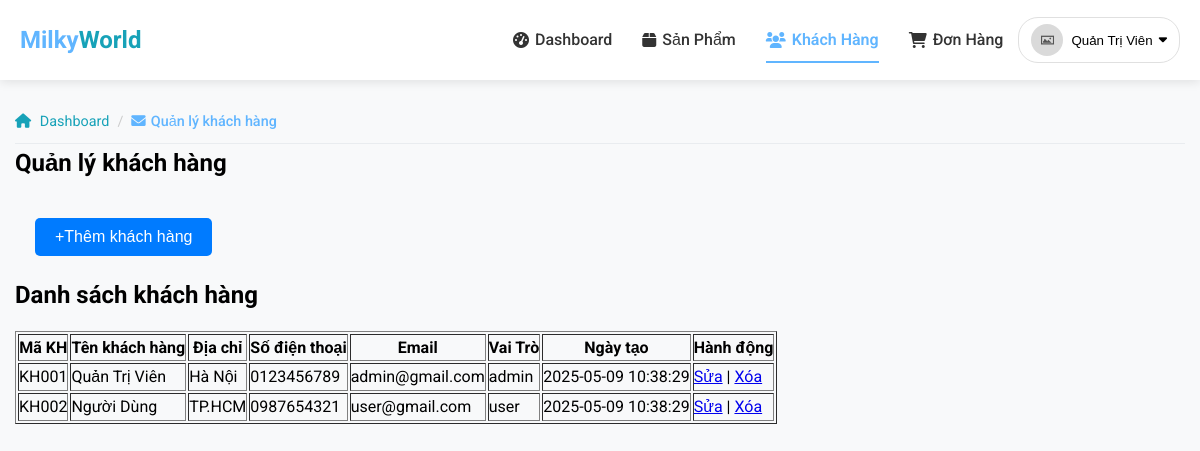
Screenshot of /admin/customers.php (signed in) with the database file from the repository.
### tables this page shows
CREATE TABLE IF NOT EXISTS KhachHang (
    MaKH varchar(5) NOT NULL,
    TenKH varchar(255) NOT NULL,
    Email varchar(255) NOT NULL,
    MatKhau varchar(255) NOT NULL,
    DiaChi varchar(255) DEFAULT '',
    SoDienThoai varchar(20) DEFAULT '',
    VaiTro enum('admin', 'user') NOT NULL DEFAULT 'user',
    Avatar varchar(255) DEFAULT NULL,
    TrangThai tinyint(1) NOT NULL DEFAULT 1 COMMENT '1: Hoạt động, 0: Bị khóa',
    TokenReset varchar(255) DEFAULT NULL,
    TokenExpire datetime DEFAULT NULL,
    NgayTao datetime DEFAULT CURRENT_TIMESTAMP,
    NgayCapNhat datetime DEFAULT CURRENT_TIMESTAMP ON UPDATE CURRENT_TIMESTAMP,
    PRIMARY KEY (MaKH),
    UNIQUE KEY unique_email (Email)
);

### includes/session.php (called while the page is built, shortened)
<?php
function isLoggedIn()
{
    return isset($_SESSION['user']);
}
function getCurrentUser()
{
    return isset($_SESSION['user']) ? $_SESSION['user'] : null;
}

### admin/customers.php (the view, shortened to what this page needs)
<?php
require_once("../layouts/admin/header.php");
$khSQL = "SELECT * FROM khachhang";
$kq = mysqli_query($conn, $khSQL);
?>
<!DOCTYPE html>
<html>
    <body>
        <div class="container">
            <div class="breadcrumb-container fade-in" style="animation-delay: 0.1s;">
            <ul class="breadcrumb">
                <li><a href="index.php"><i class="fas fa-home"></i> Dashboard</a></li>
                <li class="active">
                    <span><i class="fas fa-envelope"></i>Quản lý khách hàng</span>
                </li>
            </ul>
        </div>
            <div class="main">
                <h2>Quản lý khách hàng</h2>
                <input type="submit" value="+Thêm khách hàng" class="btnThem" >
            </div>
            <div class="inf">
                <h2>Danh sách khách hàng</h2>
            </div>
            <table border="1" >
                <tr>
                    <th>Mã KH</th>
                    <th>Tên khách hàng</th>
                    <th>Địa chỉ</th>
                    <th>Số điện thoại</th>
                    <th>Email</th>
                    <th>Vai Trò</th>
                    <th>Ngày tạo</th>
                    <th>Hành động</th>
                </tr>
                <?php
                while ($row = mysqli_fetch_assoc($kq)) {
                    ?>
                    <tr>
                        <td><?php echo $row['MaKH']; ?></td>
                        <td><?php echo $row['TenKH']; ?></td>
                        <td><?php echo $row['DiaChi']; ?></td>
                        <td><?php echo $row['SoDienThoai']; ?></td>
                        <td><?php echo $row['Email']; ?></td>
                        <td><?php echo $row['VaiTro']; ?></td>
                        <td><?php echo $row['NgayTao']; ?></td>
                        <td><a href="edit.php?id=<?php echo $row['MaKH']; ?>">Sửa</a> | <a href="delete.php?id=<?php echo $row['MaKH']; ?>">Xóa</a></td>
                    </tr>
                    <?php
                }
                ?>
            </table>
        </div>
    </body>
</html>

### layouts/admin/header.php (shortened to what this page needs)
<?php
require_once('../includes/session.php');
$current_page = basename($_SERVER['PHP_SELF']);
?>
<!DOCTYPE html>
<html lang="vi">
<head>
    <link href="https://cdnjs.cloudflare.com/ajax/libs/font-awesome/6.0.0/css/all.min.css" rel="stylesheet">
    <link href="/assets/css/main.css" rel="stylesheet">
    <link href="/assets/css/admin.css" rel="stylesheet">
    <link href="/assets/css/layouts.css" rel="stylesheet">
</head>
<body>
    <header class="site-header">
        <div class="header-container">
            <a href="./" class="logo">
                <span class="logo-primary">Milky</span><span class="logo-secondary">World</span>
            </a>
            <nav class="main-nav" id="mainNav">
                <ul class="nav-list">
                    <?php
                    $pages = [
                        'index.php' => ['name' => 'Dashboard', 'icon' => 'fa-tachometer-alt'],
                        'products.php' => ['name' => 'Sản Phẩm', 'icon' => 'fa-box'],
                        'customers.php' => ['name' => 'Khách Hàng', 'icon' => 'fa-users'],
                        'orders.php' => ['name' => 'Đơn Hàng', 'icon' => 'fa-shopping-cart']
                    ];
                    foreach ($pages as $page => $data) {
                        $active = ($current_page == $page || ($current_page == '' && $page == 'index.php')) ? 'active' : '';
                        echo '<li class="nav-item">';
                        echo '<a class="nav-link ' . $active . '" href="' . $page . '">';
                        echo '<i class="fas ' . $data['icon'] . '"></i> ' . $data['name'];
                        echo '</a></li>';
                    }
                    ?>
                </ul>
                <div class="header-actions">
                    <div class="user-actions">
                        <?php if (isLoggedIn()): ?>
                            <div class="user-dropdown">
                                <button class="user-dropdown-btn" id="userDropdown">
                                    <?php
                                    $user = getCurrentUser();
                                    $avatar = !empty($user['Avatar']) ? AVATAR_DIR . $user['Avatar'] : DEFAULT_IMAGE;
                                    ?>
                                    <img src="../<?php echo $avatar; ?>" alt="Avatar" class="user-avatar">
                                    <span class="username"><?php echo $user['TenKH']; ?></span>
                                    <i class="fas fa-caret-down"></i>
                                </button>
                            </div>
                        <?php endif; ?>
                    </div>
                </div>
            </nav>
        </div>
    </header>
</body>
</html>

### assets/css/main.css (style rules this page uses)
:root { --primary-color: #60B5FF; --secondary-color: #6c757d; --accent-color: #17a2b8; --light-color: #f8f9fa; --dark-color: #343a40; --success-color: #28a745; --danger-color: #dc3545; --warning-color: #ffc107; --info-color: #17a2b8; --header-bg: #ffffff; --header-text: #333; --header-hover: #60B5FF; --footer-bg: #493D9E; --dropdown-hover: #f1f5ff; --container-padding: 15px; --section-spacing: 60px 0; --card-padding: 20px; --item-margin: 30px; --border-radius-sm: 8px; --border-radius-md: 12px; --border-radius-lg: 50px; --shadow-sm: 0 3px 10px rgba(0, 0, 0, 0.08); --shadow-md: 0 5px 15px rgba(0, 0, 0, 0.08); --shadow-lg: 0 15px 30px rgba(0, 0, 0, 0.1); }
* { box-sizing: border-box; margin: 0; padding: 0; }
body { min-height: 100vh; display: flex; flex-direction: column; font-family: 'Roboto', sans-serif; background-color: #f8f9fa; line-height: 1.6; }
.container { width: 100%; max-width: 1200px; padding-right: var(--container-padding); padding-left: var(--container-padding); margin-right: auto; margin-left: auto; }
h1, h2, h3, h4, h5, h6 { font-weight: 700; margin-bottom: 1rem; }
.fade-in { opacity: 0; animation: fadeIn 0.6s ease forwards; }
.breadcrumb-container { margin-top: 20px; }
.breadcrumb { display: flex; list-style: none; padding: 10px 0; flex-wrap: wrap; border-bottom: 1px solid #e9ecef; }
.breadcrumb li { font-size: 0.9rem; color: var(--secondary-color); }
.breadcrumb li:not(:last-child):after { content: '/'; margin: 0 8px; color: #ccc; }
.breadcrumb a { color: var(--secondary-color); text-decoration: none; transition: color 0.3s ease; }
.breadcrumb i { margin-right: 5px; }
.breadcrumb .active { color: var(--primary-color); font-weight: 500; }

### assets/css/admin.css (style rules this page uses)
.btnThem { margin: 20px; padding: 10px 20px; font-size: 16px; background-color: #007bff; color: white; border: none; border-radius: 5px; }

### assets/css/layouts.css (style rules this page uses)
:root { --primary-color: #60B5FF; --secondary-color: #17a2b8; --dark-color: #343a40; --light-color: #f8f9fa; --gray-color: #6c757d; --footer-bg: #493D9E; --footer-text: rgba(255, 255, 255, 0.7); --header-bg: #ffffff; --header-text: #333; --header-hover: #60B5FF; }
.site-header { background-color: var(--header-bg); box-shadow: 0 2px 10px rgba(0, 0, 0, 0.1); position: sticky; top: 0; z-index: 1000; }
.header-container { max-width: 1200px; margin: 0 auto; padding: 0 20px; display: flex; flex-wrap: wrap; justify-content: space-between; align-items: center; height: 80px; }
.logo { text-decoration: none; font-size: 24px; font-weight: 700; }
.logo-primary { color: var(--primary-color); }
.logo-secondary { color: var(--secondary-color); }
.main-nav { display: flex; align-items: center; }
.nav-list { list-style: none; display: flex; margin: 0; padding: 0; }
.nav-item { margin: 0 15px; }
.nav-link { text-decoration: none; color: var(--header-text); font-weight: 500; display: flex; align-items: center; padding: 10px 0; position: relative; transition: color 0.3s ease; }
.nav-link i { margin-right: 6px; }
.nav-link::after { content: ''; position: absolute; width: 0; height: 2px; background-color: var(--header-hover); bottom: 0; left: 0; transition: width 0.3s ease; }
.nav-link:hover::after, .nav-link.active::after { width: 100%; }
.nav-link.active { color: var(--header-hover); font-weight: 600; }
.header-actions { display: flex; align-items: center; }
.user-actions { display: flex; align-items: center; }
.user-dropdown { position: relative; }
.user-dropdown-btn { display: flex; align-items: center; background: none; border: none; padding: 6px 12px; border-radius: 20px; cursor: pointer; border: 1px solid #e0e0e0; transition: all 0.3s ease; }
.user-avatar { width: 32px; height: 32px; border-radius: 50%; object-fit: cover; margin-right: 8px; }
.username { margin-right: 6px; font-weight: 500; }

### rows the page displays
khachhang: MaKH "KH001", TenKH "Quản Trị Viên", DiaChi "Hà Nội", SoDienThoai "0123456789", Email "admin@gmail.com", VaiTro "admin", NgayTao "2025-05-09 10:38:29"
khachhang: MaKH "KH002", TenKH "Người Dùng", DiaChi "TP.HCM", SoDienThoai "0987654321", Email "user@gmail.com", VaiTro "user", NgayTao "2025-05-09 10:38:29"

### other values shown
$data['name'] "Dashboard"
$data['name'] "Sản Phẩm"
$data['name'] "Khách Hàng"
$data['name'] "Đơn Hàng"
$user['TenKH'] "Quản Trị Viên"
